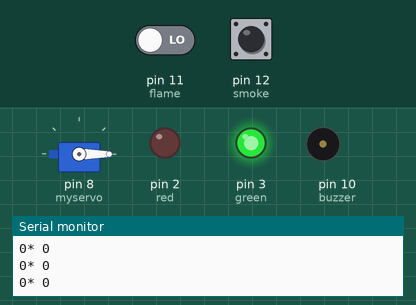
This sketch was run on a simulated Arduino Uno, built with avr-gcc and run on an emulated ATmega328P. Parts: servo, output pins drawn as LEDs (lit = HIGH), buzzer (waves = sounding, pin HIGH), the last lines printed to the serial monitor. The inputs (shaded band) are chosen by the test bench; at power-on: pin 11 (flame) LOW, pin 12 (smoke) LOW.

Above: at 1.2 s.
1.3 s: pin 11 (flame) driven HIGH
At 1.8 s:
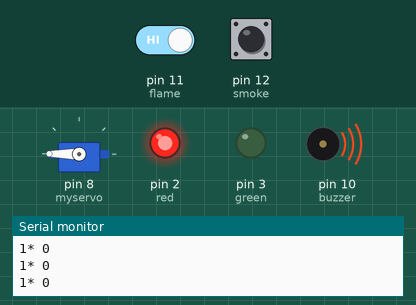
2.8 s: pin 11 (flame) driven LOW
At 4.0 s:
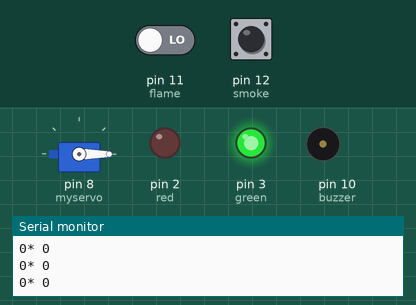
4.3 s: pin 12 (smoke) pulled HIGH for 3.2 s
At 5.5 s:
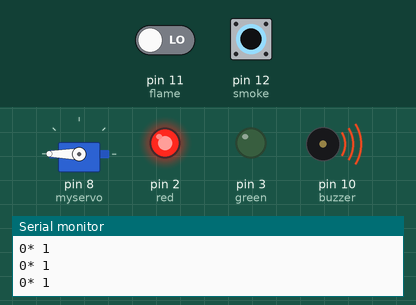
Timing chart, 0 to 9.0 s (numbered marks = the images above; inputs shaded):
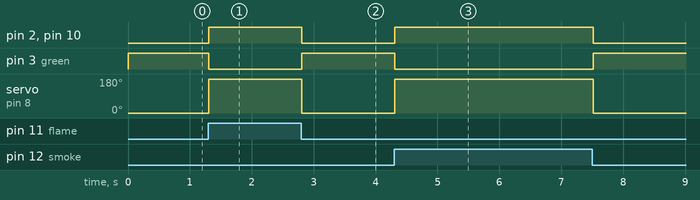

The sketch:

UNO_GasSensor_MQ_2_FlameSensor_Serial_1.0.ino
```cpp
#include <Servo.h>
Servo myservo;
int flame = 11;
int smoke = 12;
int red = 2;
int green = 3 ;
int buzzer = 10 ;

void setup ()
{
  pinMode (flame, INPUT) ;
  pinMode (smoke, INPUT) ;
  pinMode (red, OUTPUT) ;
  pinMode (green, OUTPUT) ;
  pinMode (buzzer, OUTPUT) ;
  Serial.begin(9600);
  myservo.attach(8);
  myservo.write(0);
}

void loop ()
{
  int f = digitalRead(flame) ;
  int s = digitalRead(smoke);

  if ( f == HIGH or s == HIGH)
  {
    digitalWrite(red, HIGH);
    digitalWrite(buzzer, HIGH);
    digitalWrite(green, LOW);
    myservo.write(180);
  }
  else
  {
    digitalWrite(red, LOW);
    digitalWrite(green, HIGH);
    digitalWrite(buzzer, LOW);
    myservo.write(0);
  }
  Serial.print(f);
  Serial.print("* ");
  Serial.print(s);
  Serial.println("");

  delay(100);
}
```

Measured:
- after the input at 1.3 s, pin 2 (red), pin 10 (buzzer): LOW → HIGH at once; pin 3 (green): HIGH → LOW at once; servo on pin 8 (myservo): 0° → 180° at once
- after the input at 2.8 s, pin 2 (red), pin 10 (buzzer): HIGH → LOW at once; pin 3 (green): LOW → HIGH at once; servo on pin 8 (myservo): 180° → 0° at once
- after the input at 4.3 s, pin 2 (red), pin 10 (buzzer): LOW → HIGH at once, → LOW 3.2 s later; pin 3 (green): HIGH → LOW at once, → HIGH 3.2 s later; servo on pin 8 (myservo): 0° → 180° at once, → 0° 3.2 s later
